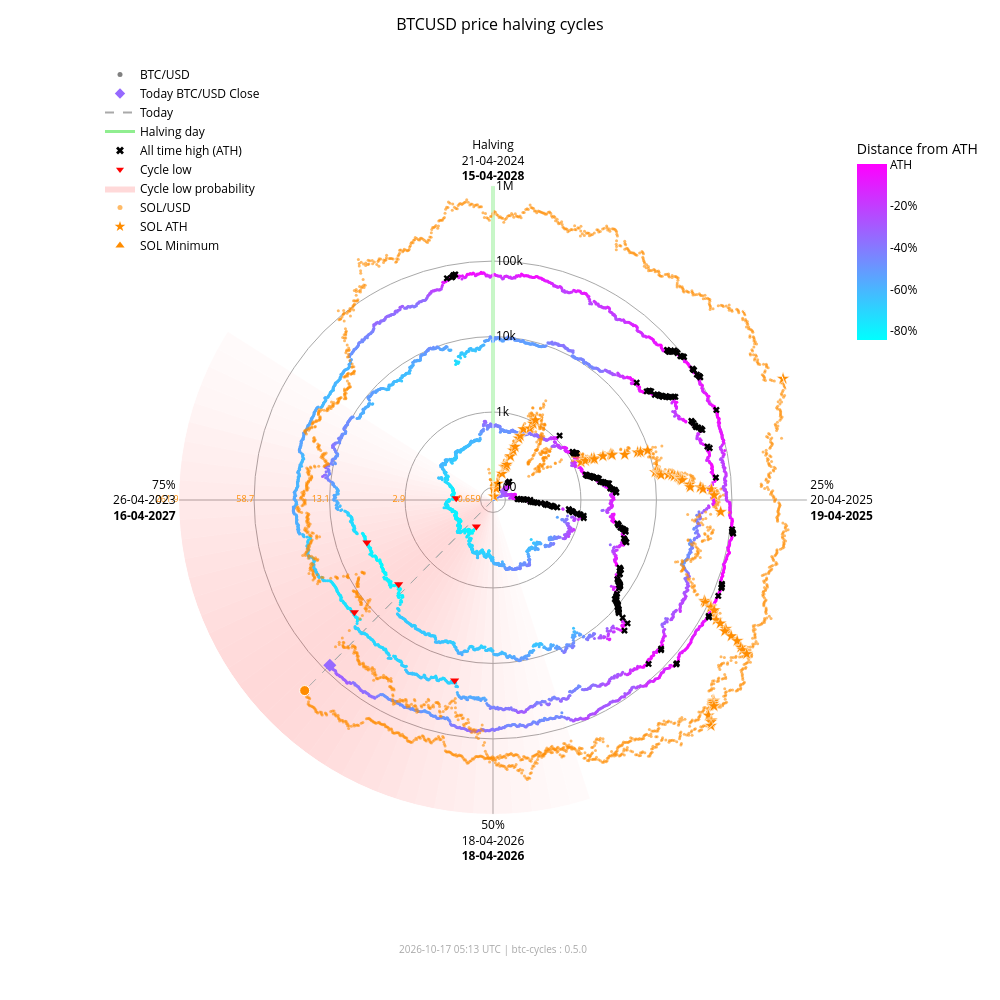

Notebook code cell kept with this figure:
### Markdown cell above
### Interactive chart with overlay

### Code cell
fig_overlay_interactive = btc.plot(
    kind="interactive",
    from_date="2012-11-28",
    overlay=sol,
)
fig_overlay_interactive.show(config={"scrollZoom": True, "displayModeBar": True})

### Figure 1 — Plotly figure (JSON) as saved in the notebook; plotly's stock layout.template omitted (floating-point values rounded to 4 significant figures; data arrays with more than 128 entries replaced by an {"elided": "..."} marker saying what was removed)
{"data": [{"fill": "toself", "fillcolor": "rgba(255,0,0,0.018306980149439524)", "hoverinfo": "skip", "line": {"width": 0}, "mode": "lines", "r": [68.43, 1000000, 1000000, 68.43, 68.43], "showlegend": false, "theta": [162.0, 162.0, 165.6, 165.6, 162.0], "type": "scatterpolar"}, {"fill": "toself", "fillcolor": "rgba(255,0,0,0.02405911634527998)", "hoverinfo": "skip", "line": {"width": 0}, "mode": "lines", "r": [68.43, 1000000, 1000000, 68.43, 68.43], "showlegend": false, "theta": [165.6, 165.6, 169.2, 169.2, 165.6], "type": "scatterpolar"}, {"fill": "toself", "fillcolor": "rgba(255,0,0,0.030803449372254352)", "hoverinfo": "skip", "line": {"width": 0}, "mode": "lines", "r": [68.43, 1000000, 1000000, 68.43, 68.43], "showlegend": false, "theta": [169.2, 169.2, 172.8, 172.8, 169.2], "type": "scatterpolar"}, {"fill": "toself", "fillcolor": "rgba(255,0,0,0.03847233586005252)", "hoverinfo": "skip", "line": {"width": 0}, "mode": "lines", "r": [68.43, 1000000, 1000000, 68.43, 68.43], "showlegend": false, "theta": [172.8, 172.8, 176.4, 176.4, 172.8], "type": "scatterpolar"}, {"fill": "toself", "fillcolor": "rgba(255,0,0,0.04694405159551339)", "hoverinfo": "skip", "line": {"width": 0}, "mode": "lines", "r": [68.43, 1000000, 1000000, 68.43, 68.43], "showlegend": false, "theta": [176.4, 176.4, 180.0, 180.0, 176.4], "type": "scatterpolar"}, {"fill": "toself", "fillcolor": "rgba(255,0,0,0.05605603979818329)", "hoverinfo": "skip", "line": {"width": 0}, "mode": "lines", "r": [68.43, 1000000, 1000000, 68.43, 68.43], "showlegend": false, "theta": [180.0, 180.0, 183.6, 183.6, 180.0], "type": "scatterpolar"}, {"fill": "toself", "fillcolor": "rgba(255,0,0,0.06562330627802694)", "hoverinfo": "skip", "line": {"width": 0}, "mode": "lines", "r": [68.43, 1000000, 1000000, 68.43, 68.43], "showlegend": false, "theta": [183.6, 183.6, 187.2, 187.2, 183.6], "type": "scatterpolar"}, {"fill": "toself", "fillcolor": "rgba(255,0,0,0.07545707932574237)", "hoverinfo": "skip", "line": {"width": 0}, "mode": "lines", "r": [68.43, 1000000, 1000000, 68.43, 68.43], "showlegend": false, "theta": [187.2, 187.2, 190.8, 190.8, 187.2], "type": "scatterpolar"}, {"fill": "toself", "fillcolor": "rgba(255,0,0,0.08537841060169407)", "hoverinfo": "skip", "line": {"width": 0}, "mode": "lines", "r": [68.43, 1000000, 1000000, 68.43, 68.43], "showlegend": false, "theta": [190.8, 190.8, 194.4, 194.4, 190.8], "type": "scatterpolar"}, {"fill": "toself", "fillcolor": "rgba(255,0,0,0.09522272137134848)", "hoverinfo": "skip", "line": {"width": 0}, "mode": "lines", "r": [68.43, 1000000, 1000000, 68.43, 68.43], "showlegend": false, "theta": [194.4, 194.4, 198.0, 198.0, 194.4], "type": "scatterpolar"}, {"fill": "toself", "fillcolor": "rgba(255,0,0,0.10483418800389058)", "hoverinfo": "skip", "line": {"width": 0}, "mode": "lines", "r": [68.43, 1000000, 1000000, 68.43, 68.43], "showlegend": false, "theta": [198.0, 198.0, 201.6, 201.6, 198.0], "type": "scatterpolar"}, {"fill": "toself", "fillcolor": "rgba(255,0,0,0.11405248627197925)", "hoverinfo": "skip", "line": {"width": 0}, "mode": "lines", "r": [68.43, 1000000, 1000000, 68.43, 68.43], "showlegend": false, "theta": [201.6, 201.6, 205.2, 205.2, 201.6], "type": "scatterpolar"}, {"fill": "toself", "fillcolor": "rgba(255,0,0,0.12269756305009562)", "hoverinfo": "skip", "line": {"width": 0}, "mode": "lines", "r": [68.43, 1000000, 1000000, 68.43, 68.43], "showlegend": false, "theta": [205.2, 205.2, 208.8, 208.8, 205.2], "type": "scatterpolar"}, {"fill": "toself", "fillcolor": "rgba(255,0,0,0.13055959037792858)", "hoverinfo": "skip", "line": {"width": 0}, "mode": "lines", "r": [68.43, 1000000, 1000000, 68.43, 68.43], "showlegend": false, "theta": [208.8, 208.8, 212.4, 212.4, 208.8], "type": "scatterpolar"}, {"fill": "toself", "fillcolor": "rgba(255,0,0,0.13740037014073872)", "hoverinfo": "skip", "line": {"width": 0}, "mode": "lines", "r": [68.43, 1000000, 1000000, 68.43, 68.43], "showlegend": false, "theta": [212.4, 212.4, 216.0, 216.0, 212.4], "type": "scatterpolar"}, {"fill": "toself", "fillcolor": "rgba(255,0,0,0.14296927208088228)", "hoverinfo": "skip", "line": {"width": 0}, "mode": "lines", "r": [68.43, 1000000, 1000000, 68.43, 68.43], "showlegend": false, "theta": [216.0, 216.0, 219.6, 219.6, 216.0], "type": "scatterpolar"}, {"fill": "toself", "fillcolor": "rgba(255,0,0,0.14703219887325494)", "hoverinfo": "skip", "line": {"width": 0}, "mode": "lines", "r": [68.43, 1000000, 1000000, 68.43, 68.43], "showlegend": false, "theta": [219.6, 219.6, 223.2, 223.2, 219.6], "type": "scatterpolar"}, {"fill": "toself", "fillcolor": "rgba(255,0,0,0.14940752827264187)", "hoverinfo": "skip", "line": {"width": 0}, "mode": "lines", "r": [68.43, 1000000, 1000000, 68.43, 68.43], "showlegend": false, "theta": [223.2, 223.2, 226.8, 226.8, 223.2], "type": "scatterpolar"}, {"fill": "toself", "fillcolor": "rgba(255,0,0,0.15)", "hoverinfo": "skip", "line": {"width": 0}, "mode": "lines", "r": [68.43, 1000000, 1000000, 68.43, 68.43], "showlegend": false, "theta": [226.8, 226.8, 230.4, 230.4, 226.8], "type": "scatterpolar"}, {"fill": "toself", "fillcolor": "rgba(255,0,0,0.14882314851976614)", "hoverinfo": "skip", "line": {"width": 0}, "mode": "lines", "r": [68.43, 1000000, 1000000, 68.43, 68.43], "showlegend": false, "theta": [230.4, 230.4, 234.0, 234.0, 230.4], "type": "scatterpolar"}, {"fill": "toself", "fillcolor": "rgba(255,0,0,0.14600334989350275)", "hoverinfo": "skip", "line": {"width": 0}, "mode": "lines", "r": [68.43, 1000000, 1000000, 68.43, 68.43], "showlegend": false, "theta": [234.0, 234.0, 237.6, 237.6, 234.0], "type": "scatterpolar"}, {"fill": "toself", "fillcolor": "rgba(255,0,0,0.14176315293000513)", "hoverinfo": "skip", "line": {"width": 0}, "mode": "lines", "r": [68.43, 1000000, 1000000, 68.43, 68.43], "showlegend": false, "theta": [237.6, 237.6, 241.2, 241.2, 237.6], "type": "scatterpolar"}, {"fill": "toself", "fillcolor": "rgba(255,0,0,0.1363869302869166)", "hoverinfo": "skip", "line": {"width": 0}, "mode": "lines", "r": [68.43, 1000000, 1000000, 68.43, 68.43], "showlegend": false, "theta": [241.2, 241.2, 244.8, 244.8, 241.2], "type": "scatterpolar"}, {"fill": "toself", "fillcolor": "rgba(255,0,0,0.13017643696734477)", "hoverinfo": "skip", "line": {"width": 0}, "mode": "lines", "r": [68.43, 1000000, 1000000, 68.43, 68.43], "showlegend": false, "theta": [244.8, 244.8, 248.4, 248.4, 244.8], "type": "scatterpolar"}, {"fill": "toself", "fillcolor": "rgba(255,0,0,0.1234063302665758)", "hoverinfo": "skip", "line": {"width": 0}, "mode": "lines", "r": [68.43, 1000000, 1000000, 68.43, 68.43], "showlegend": false, "theta": [248.4, 248.4, 252.0, 252.0, 248.4], "type": "scatterpolar"}, {"fill": "toself", "fillcolor": "rgba(255,0,0,0.11628949020714345)", "hoverinfo": "skip", "line": {"width": 0}, "mode": "lines", "r": [68.43, 1000000, 1000000, 68.43, 68.43], "showlegend": false, "theta": [252.0, 252.0, 255.6, 255.6, 252.0], "type": "scatterpolar"}, {"fill": "toself", "fillcolor": "rgba(255,0,0,0.108959277972535)", "hoverinfo": "skip", "line": {"width": 0}, "mode": "lines", "r": [68.43, 1000000, 1000000, 68.43, 68.43], "showlegend": false, "theta": [255.6, 255.6, 259.2, 259.2, 255.6], "type": "scatterpolar"}, {"fill": "toself", "fillcolor": "rgba(255,0,0,0.1014715299920515)", "hoverinfo": "skip", "line": {"width": 0}, "mode": "lines", "r": [68.43, 1000000, 1000000, 68.43, 68.43], "showlegend": false, "theta": [259.2, 259.2, 262.8, 262.8, 259.2], "type": "scatterpolar"}, {"fill": "toself", "fillcolor": "rgba(255,0,0,0.09382430417652897)", "hoverinfo": "skip", "line": {"width": 0}, "mode": "lines", "r": [68.43, 1000000, 1000000, 68.43, 68.43], "showlegend": false, "theta": [262.8, 262.8, 266.4, 266.4, 262.8], "type": "scatterpolar"}, {"fill": "toself", "fillcolor": "rgba(255,0,0,0.08598937207621672)", "hoverinfo": "skip", "line": {"width": 0}, "mode": "lines", "r": [68.43, 1000000, 1000000, 68.43, 68.43], "showlegend": false, "theta": [266.4, 266.4, 270.0, 270.0, 266.4], "type": "scatterpolar"}, {"fill": "toself", "fillcolor": "rgba(255,0,0,0.07794710108398434)", "hoverinfo": "skip", "line": {"width": 0}, "mode": "lines", "r": [68.43, 1000000, 1000000, 68.43, 68.43], "showlegend": false, "theta": [270.0, 270.0, 273.6, 273.6, 270.0], "type": "scatterpolar"}, {"fill": "toself", "fillcolor": "rgba(255,0,0,0.06971614429145927)", "hoverinfo": "skip", "line": {"width": 0}, "mode": "lines", "r": [68.43, 1000000, 1000000, 68.43, 68.43], "showlegend": false, "theta": [273.6, 273.6, 277.2, 277.2, 273.6], "type": "scatterpolar"}, {"fill": "toself", "fillcolor": "rgba(255,0,0,0.061371174705723626)", "hoverinfo": "skip", "line": {"width": 0}, "mode": "lines", "r": [68.43, 1000000, 1000000, 68.43, 68.43], "showlegend": false, "theta": [277.2, 277.2, 280.8, 280.8, 277.2], "type": "scatterpolar"}, {"fill": "toself", "fillcolor": "rgba(255,0,0,0.05304520605236535)", "hoverinfo": "skip", "line": {"width": 0}, "mode": "lines", "r": [68.43, 1000000, 1000000, 68.43, 68.43], "showlegend": false, "theta": [280.8, 280.8, 284.4, 284.4, 280.8], "type": "scatterpolar"}, {"fill": "toself", "fillcolor": "rgba(255,0,0,0.044916938988340704)", "hoverinfo": "skip", "line": {"width": 0}, "mode": "lines", "r": [68.43, 1000000, 1000000, 68.43, 68.43], "showlegend": false, "theta": [284.4, 284.4, 288.0, 288.0, 284.4], "type": "scatterpolar"}, {"fill": "toself", "fillcolor": "rgba(255,0,0,0.0371870550186571)", "hoverinfo": "skip", "line": {"width": 0}, "mode": "lines", "r": [68.43, 1000000, 1000000, 68.43, 68.43], "showlegend": false, "theta": [288.0, 288.0, 291.6, 291.6, 288.0], "type": "scatterpolar"}, {"fill": "toself", "fillcolor": "rgba(255,0,0,0.030049603184432498)", "hoverinfo": "skip", "line": {"width": 0}, "mode": "lines", "r": [68.43, 1000000, 1000000, 68.43, 68.43], "showlegend": false, "theta": [291.6, 291.6, 295.2, 295.2, 291.6], "type": "scatterpolar"}, {"fill": "toself", "fillcolor": "rgba(255,0,0,0.023665126797805223)", "hoverinfo": "skip", "line": {"width": 0}, "mode": "lines", "r": [68.43, 1000000, 1000000, 68.43, 68.43], "showlegend": false, "theta": [295.2, 295.2, 298.8, 298.8, 295.2], "type": "scatterpolar"}, {"fill": "toself", "fillcolor": "rgba(255,0,0,0.018141004067302662)", "hoverinfo": "skip", "line": {"width": 0}, "mode": "lines", "r": [68.43, 1000000, 1000000, 68.43, 68.43], "showlegend": false, "theta": [298.8, 298.8, 302.4, 302.4, 298.8], "type": "scatterpolar"}, {"hoverinfo": "skip", "line": {"color": "darkgrey", "dash": "dash", "width": 1}, "mode": "lines", "r": [68.43, 81500.0], "showlegend": false, "theta": [224.7, 224.7], "type": "scatterpolar"}, {"hoverinfo": "skip", "line": {"color": "darkgrey", "dash": "dash", "width": 1}, "mode": "lines", "r": [68.43, 242500.0], "showlegend": false, "theta": [224.7, 224.7], "type": "scatterpolar"}, {"hoverinfo": "skip", "line": {"color": "lightgreen", "width": 3}, "mode": "lines", "r": [68.43, 1000000], "showlegend": false, "theta": [0, 0], "type": "scatterpolar"}, {"hoverinfo": "text", "marker": {"color": {"elided": "4921 str values"}, "size": 3}, "mode": "markers", "r": {"elided": "4921 float values"}, "showlegend": false, "text": {"elided": "4921 str values"}, "theta": {"elided": "4921 float values"}, "type": "scatterpolar"}, {"hoverinfo": "text", "marker": {"color": "#FF8C00", "opacity": 0.6, "size": 3}, "mode": "markers", "r": {"elided": "2381 float values"}, "showlegend": false, "text": {"elided": "2381 str values"}, "theta": {"elided": "2381 float values"}, "type": "scatterpolar"}, {"hoverinfo": "text", "marker": {"color": "#9669ff", "size": 10, "symbol": "diamond"}, "mode": "markers", "r": [81500.0], "showlegend": false, "text": ["Today<br>Date: 2026-10-16<br>Price: $81,500.81"], "theta": [224.7], "type": "scatterpolar"}, {"hoverinfo": "text", "marker": {"color": "#FF8C00", "line": {"color": "white", "width": 1}, "size": 10, "symbol": "circle"}, "mode": "markers", "r": [242500.0], "showlegend": false, "text": ["Today SOL<br>Date: 2026-10-16<br>Price: $104.30"], "theta": [224.7], "type": "scatterpolar"}, {"hoverinfo": "text", "marker": {"color": "#FF8C00", "line": {"color": "white", "width": 0.5}, "size": 10, "symbol": "star"}, "mode": "markers", "r": [68.43, 76.69, 98.28, 115.1, 160.2, 199.2, 200.3, 203.8, 217.3, 287.8, 349.8, 397.3, 523.3, 573.2, 718.1, 798.5, 948.0, 1078.0, 1271.0, 1461.0, 1785.0, 1908.0, 1917.0, 2530.0, 3215.0, 3302.0, 3322.0, 4795.0, 7121.0, 7760.0, 9679.0, 10370.0, 11210.0, 11600.0, 11830.0, 12190.0, 15220.0, 16990.0, 18090.0, 20010.0, 20730.0, 21720.0, 21920.0, 22700.0, 28100.0, 28410.0, 38550.0, 41750.0, 54000.0, 58230.0, 71670.0, 86520.0, 90770.0, 111800.0, 112400.0, 128500.0, 155700.0, 182600.0, 229400.0, 231200.0, 295100.0, 371400.0, 451600.0, 493500.0, 583700.0, 612100.0, 618900.0, 644000.0, 686600.0, 744100.0, 879500.0, 907500.0, 980900.0, 1000000.0], "showlegend": false, "text": ["SOL ATH<br>Date: 2020-04-10<br>Price: $0.95", "SOL ATH<br>Date: 2020-07-12<br>Price: $1.02", "SOL ATH<br>Date: 2020-07-13<br>Price: $1.18", "SOL ATH<br>Date: 2020-07-15<br>Price: $1.29", "SOL ATH<br>Date: 2020-07-26<br>Price: $1.57", "SOL ATH<br>Date: 2020-07-27<br>Price: $1.78", "SOL ATH<br>Date: 2020-07-28<br>Price: $1.78", "SOL ATH<br>Date: 2020-08-03<br>Price: $1.80", "SOL ATH<br>Date: 2020-08-04<br>Price: $1.87", "SOL ATH<br>Date: 2020-08-06<br>Price: $2.21", "SOL ATH<br>Date: 2020-08-08<br>Price: $2.47", "SOL ATH<br>Date: 2020-08-09<br>Price: $2.67", "SOL ATH<br>Date: 2020-08-10<br>Price: $3.13", "SOL ATH<br>Date: 2020-08-11<br>Price: $3.30", "SOL ATH<br>Date: 2020-08-12<br>Price: $3.77", "SOL ATH<br>Date: 2020-08-28<br>Price: $4.01", "SOL ATH<br>Date: 2020-08-30<br>Price: $4.44", "SOL ATH<br>Date: 2020-08-31<br>Price: $4.78", "SOL ATH<br>Date: 2021-02-02<br>Price: $5.27", "SOL ATH<br>Date: 2021-02-03<br>Price: $5.72", "SOL ATH<br>Date: 2021-02-04<br>Price: $6.43", "SOL ATH<br>Date: 2021-02-05<br>Price: $6.68", "SOL ATH<br>Date: 2021-02-07<br>Price: $6.70", "SOL ATH<br>Date: 2021-02-08<br>Price: $7.88", "SOL ATH<br>Date: 2021-02-10<br>Price: $9.07", "SOL ATH<br>Date: 2021-02-11<br>Price: $9.22", "SOL ATH<br>Date: 2021-02-12<br>Price: $9.25", "SOL ATH<br>Date: 2021-02-19<br>Price: $11.47", "SOL ATH<br>Date: 2021-02-22<br>Price: $14.45", "SOL ATH<br>Date: 2021-02-23<br>Price: $15.20", "SOL ATH<br>Date: 2021-02-24<br>Price: $17.30", "SOL ATH<br>Date: 2021-03-28<br>Price: $18.02", "SOL ATH<br>Date: 2021-03-29<br>Price: $18.85", "SOL ATH<br>Date: 2021-03-30<br>Price: $19.23", "SOL ATH<br>Date: 2021-03-31<br>Price: $19.47", "SOL ATH<br>Date: 2021-04-02<br>Price: $19.81", "SOL ATH<br>Date: 2021-04-03<br>Price: $22.55", "SOL ATH<br>Date: 2021-04-04<br>Price: $24.06", "SOL ATH<br>Date: 2021-04-06<br>Price: $24.96", "SOL ATH<br>Date: 2021-04-07<br>Price: $26.48", "SOL ATH<br>Date: 2021-04-08<br>Price: $27.03", "SOL ATH<br>Date: 2021-04-09<br>Price: $27.78", "SOL ATH<br>Date: 2021-04-11<br>Price: $27.93", "SOL ATH<br>Date: 2021-04-12<br>Price: $28.51", "SOL ATH<br>Date: 2021-04-18<br>Price: $32.30", "SOL ATH<br>Date: 2021-04-21<br>Price: $32.51", "SOL ATH<br>Date: 2021-04-22<br>Price: $38.88", "SOL ATH<br>Date: 2021-04-24<br>Price: $40.74", "SOL ATH<br>Date: 2021-04-25<br>Price: $47.37", "SOL ATH<br>Date: 2021-05-01<br>Price: $49.51", "SOL ATH<br>Date: 2021-05-18<br>Price: $55.91", "SOL ATH<br>Date: 2021-08-16<br>Price: $62.43", "SOL ATH<br>Date: 2021-08-17<br>Price: $64.21", "SOL ATH<br>Date: 2021-08-18<br>Price: $72.54", "SOL ATH<br>Date: 2021-08-19<br>Price: $72.76", "SOL ATH<br>Date: 2021-08-20<br>Price: $78.72", "SOL ATH<br>Date: 2021-08-27<br>Price: $88.09", "SOL ATH<br>Date: 2021-08-28<br>Price: $96.70", "SOL ATH<br>Date: 2021-08-30<br>Price: $110.54", "SOL ATH<br>Date: 2021-09-01<br>Price: $111.03", "SOL ATH<br>Date: 2021-09-02<br>Price: $128.10", "SOL ATH<br>Date: 2021-09-03<br>Price: $146.58", "SOL ATH<br>Date: 2021-09-06<br>Price: $164.38", "SOL ATH<br>Date: 2021-09-07<br>Price: $173.15", "SOL ATH<br>Date: 2021-09-08<br>Price: $191.04", "SOL ATH<br>Date: 2021-10-22<br>Price: $196.43", "SOL ATH<br>Date: 2021-10-23<br>Price: $197.70", "SOL ATH<br>Date: 2021-10-24<br>Price: $202.36", "SOL ATH<br>Date: 2021-10-25<br>Price: $210.10", "SOL ATH<br>Date: 2021-11-02<br>Price: $220.24", "SOL ATH<br>Date: 2021-11-03<br>Price: $242.90", "SOL ATH<br>Date: 2021-11-04<br>Price: $247.39", "SOL ATH<br>Date: 2021-11-06<br>Price: $258.93", "SOL ATH<br>Date: 2025-01-18<br>Price: $261.87"], "theta": [352.0, 15.5, 15.75, 16.25, 19.0, 19.25, 19.5, 21.0, 21.25, 21.75, 22.25, 22.5, 22.75, 23.0, 23.25, 27.25, 27.75, 28.0, 66.75, 67.0, 67.25, 67.5, 68.0, 68.25, 68.75, 69.0, 69.25, 71.0, 71.75, 72.0, 72.25, 80.25, 80.5, 80.75, 81.0, 81.5, 81.75, 82.0, 82.5, 82.75, 83.0, 83.25, 83.75, 84.0, 85.5, 86.25, 86.5, 87.0, 87.25, 88.75, 93.0, 115.5, 115.8, 116.0, 116.2, 116.5, 118.2, 118.5, 119.0, 119.5, 119.8, 120.0, 120.7, 121.0, 121.3, 132.2, 132.5, 132.8, 133.0, 135.0, 135.2, 135.5, 136.0, 67.3], "type": "scatterpolar"}, {"hoverinfo": "text", "marker": {"color": "#FF8C00", "line": {"color": "white", "width": 0.5}, "size": 10, "symbol": "triangle-up"}, "mode": "markers", "r": [68.43], "showlegend": false, "text": ["SOL Minimum<br>Date: 2020-05-11<br>Price: $0.52"], "theta": [0.0], "type": "scatterpolar"}, {"hoverinfo": "text", "marker": {"color": "black", "size": 6, "symbol": "x"}, "mode": "markers", "r": {"elided": "182 float values"}, "showlegend": false, "text": {"elided": "182 str values"}, "theta": {"elided": "182 float values"}, "type": "scatterpolar"}, {"hoverinfo": "text", "marker": {"color": "red", "size": 8, "symbol": "triangle-down"}, "mode": "markers", "r": [178.1, 210.5, 3237.0, 3961.0, 19020.0, 15790.0], "showlegend": false, "text": ["Cycle Low<br>Date: 2015-01-14<br>Price: $178.10<br>ATH distance: -84.5%", "Cycle Low<br>Date: 2015-08-24<br>Price: $210.49<br>ATH distance: -81.7%", "Cycle Low<br>Date: 2018-12-15<br>Price: $3,236.76<br>ATH distance: -83.4%", "Cycle Low<br>Date: 2019-03-15<br>Price: $3,960.91<br>ATH distance: -79.7%", "Cycle Low<br>Date: 2022-06-18<br>Price: $19,017.64<br>ATH distance: -71.9%", "Cycle Low<br>Date: 2022-11-21<br>Price: $15,787.28<br>ATH distance: -76.6%"], "theta": [212.1, 272.7, 228.3, 251.4, 192.0, 231.0], "type": "scatterpolar"}, {"marker": {"color": "grey", "size": 5}, "mode": "markers", "name": "BTC/USD", "r": [null], "theta": [null], "type": "scatterpolar"}, {"marker": {"color": "#9669ff", "size": 8, "symbol": "diamond"}, "mode": "markers", "name": "Today BTC/USD Close", "r": [null], "theta": [null], "type": "scatterpolar"}, {"line": {"color": "darkgrey", "dash": "dash"}, "mode": "lines", "name": "Today", "r": [null], "theta": [null], "type": "scatterpolar"}, {"line": {"color": "lightgreen", "width": 3}, "mode": "lines", "name": "Halving day", "r": [null], "theta": [null], "type": "scatterpolar"}, {"marker": {"color": "black", "size": 7, "symbol": "x"}, "mode": "markers", "name": "All time high (ATH)", "r": [null], "theta": [null], "type": "scatterpolar"}, {"marker": {"color": "red", "size": 7, "symbol": "triangle-down"}, "mode": "markers", "name": "Cycle low", "r": [null], "theta": [null], "type": "scatterpolar"}, {"fill": "toself", "fillcolor": "rgba(255,0,0,0.15)", "line": {"width": 0}, "mode": "lines", "name": "Cycle low probability", "r": [null], "theta": [null], "type": "scatterpolar"}, {"marker": {"color": "#FF8C00", "opacity": 0.6, "size": 5}, "mode": "markers", "name": "SOL/USD", "r": [null], "theta": [null], "type": "scatterpolar"}, {"marker": {"color": "#FF8C00", "size": 8, "symbol": "star"}, "mode": "markers", "name": "SOL ATH", "r": [null], "theta": [null], "type": "scatterpolar"}, {"marker": {"color": "#FF8C00", "size": 8, "symbol": "triangle-up"}, "mode": "markers", "name": "SOL Minimum", "r": [null], "theta": [null], "type": "scatterpolar"}, {"hoverinfo": "skip", "marker": {"cmax": 0, "cmin": -0.8453, "color": [0], "colorbar": {"len": 0.25, "ticktext": ["ATH", "-20%", "-40%", "-60%", "-80%", "-100%"], "tickvals": [0, -0.2, -0.4, -0.6, -0.8, -1.0], "title": {"text": "Distance from ATH"}, "x": 0.95, "y": 0.92, "yanchor": "top"}, "colorscale": {"elided": "256x2 mixed values"}, "showscale": true, "size": 0}, "mode": "markers", "r": [null], "showlegend": false, "theta": [null], "type": "scatterpolar"}, {"hoverinfo": "skip", "mode": "text", "r": [100, 1000, 10000, 100000, 1000000], "showlegend": false, "text": ["0.659", "2.9", "13.1", "58.7", "261.9"], "textfont": {"color": "#FF8C00", "size": 9}, "textposition": "middle left", "theta": [270, 270, 270, 270, 270], "type": "scatterpolar"}], "layout": {"annotations": [{"font": {"color": "darkgrey", "size": 10}, "showarrow": false, "text": "2026-10-17 05:13 UTC | btc-cycles : 0.5.0", "x": 0.5, "xref": "paper", "y": -0.02, "yref": "paper"}], "font": {"color": "black"}, "height": 1000, "legend": {"bgcolor": "rgba(0,0,0,0)", "font": {"color": "black"}, "x": 0.0, "y": 1.0}, "margin": {"b": 60, "l": 100, "r": 80, "t": 60}, "paper_bgcolor": "white", "plot_bgcolor": "white", "polar": {"angularaxis": {"color": "black", "direction": "clockwise", "gridcolor": "darkgrey", "rotation": 90, "ticktext": ["Halving<br>21-04-2024<br><b>15-04-2028</b>", "25%<br>20-04-2025<br><b>19-04-2025</b>", "50%<br>18-04-2026<br><b>18-04-2026</b>", "75%<br>26-04-2023<br><b>16-04-2027</b>"], "tickvals": [0, 90, 180, 270]}, "bgcolor": "white", "domain": {"x": [0.1, 0.9], "y": [0.05, 0.95]}, "radialaxis": {"angle": 90, "color": "black", "gridcolor": "darkgrey", "range": [1.835, 6.0], "tickangle": 90, "ticktext": ["100", "1k", "10k", "100k", "1M"], "tickvals": [100, 1000, 10000, 100000, 1000000], "type": "log"}}, "title": {"font": {"color": "black", "size": 16}, "text": "BTCUSD price halving cycles", "x": 0.5}, "width": 1000}}
